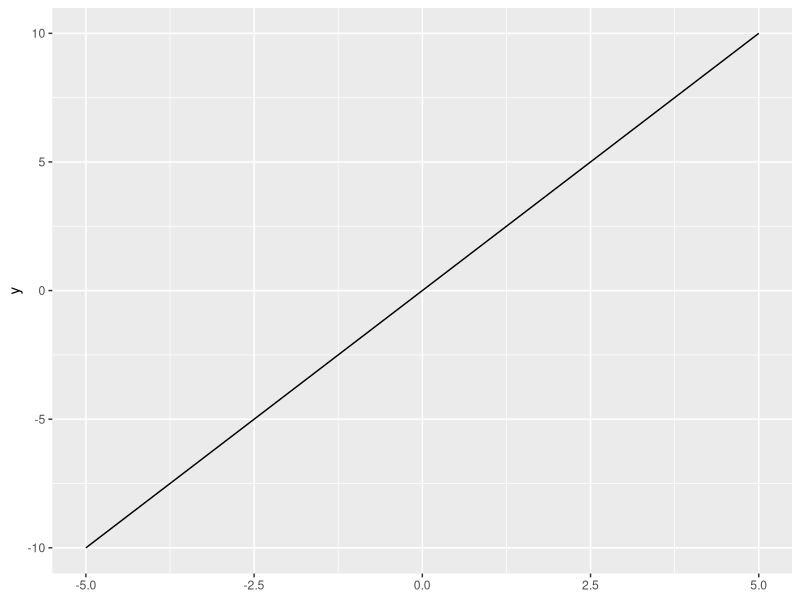
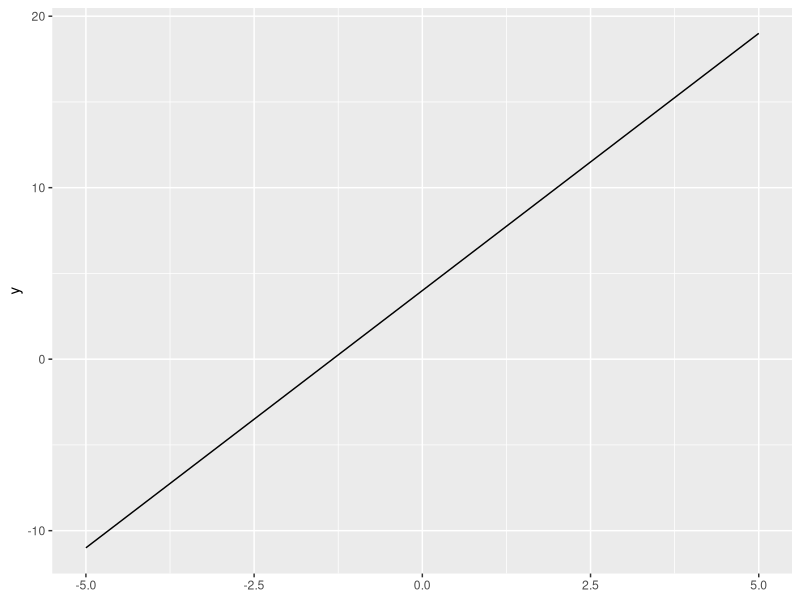
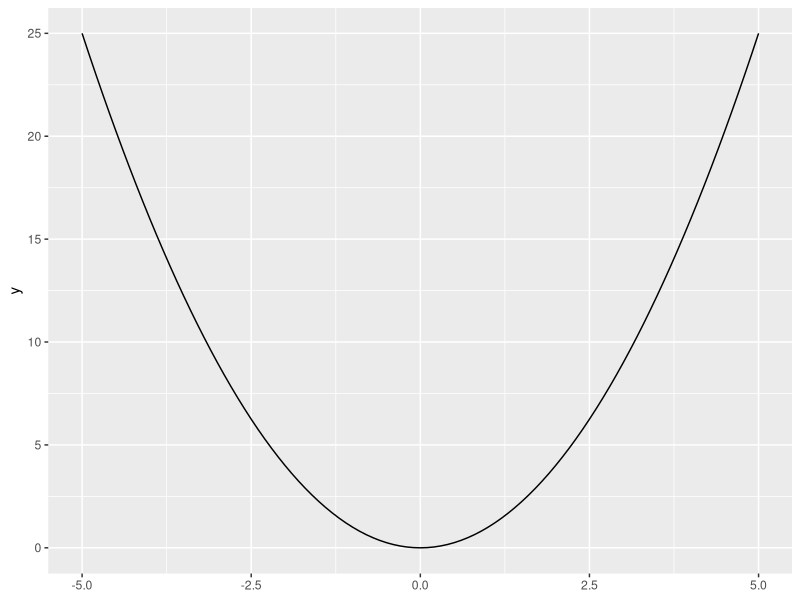
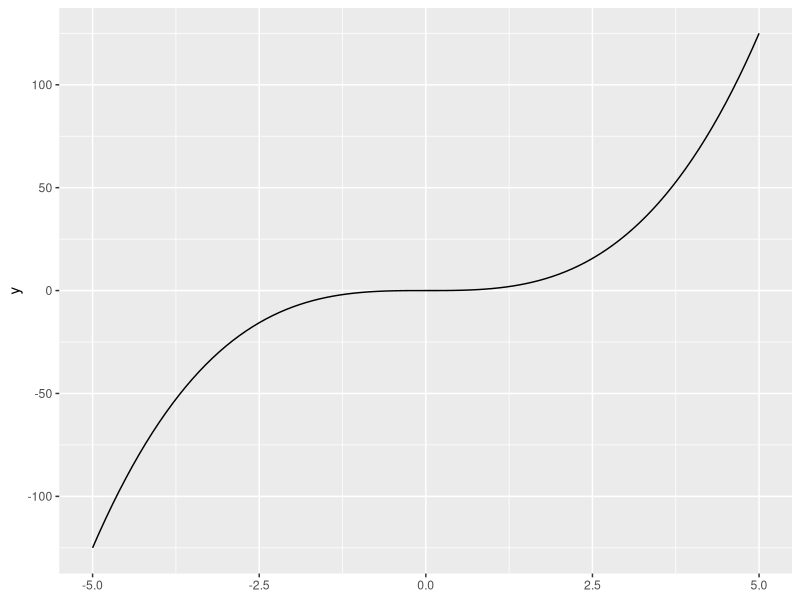
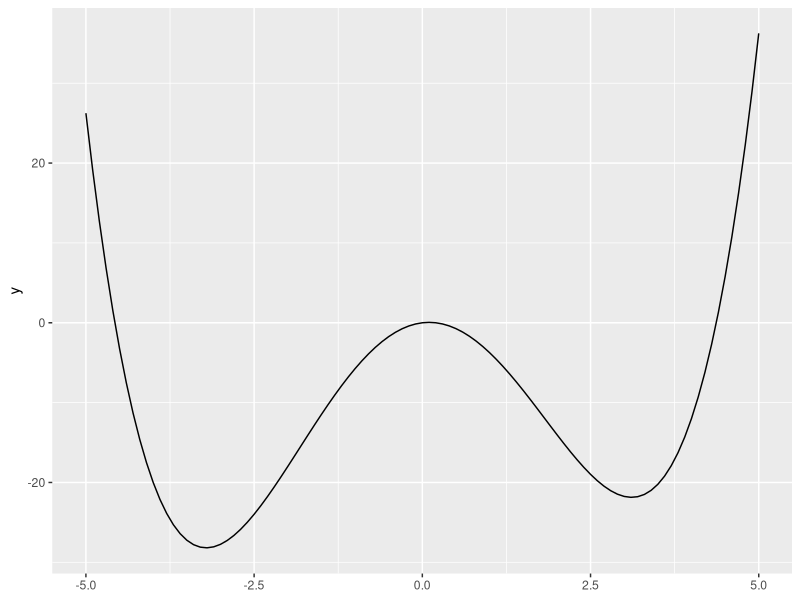
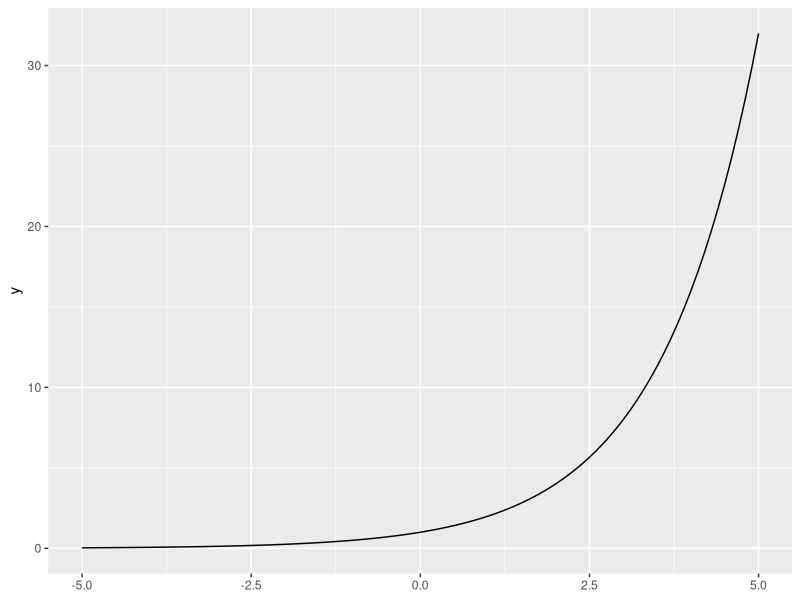
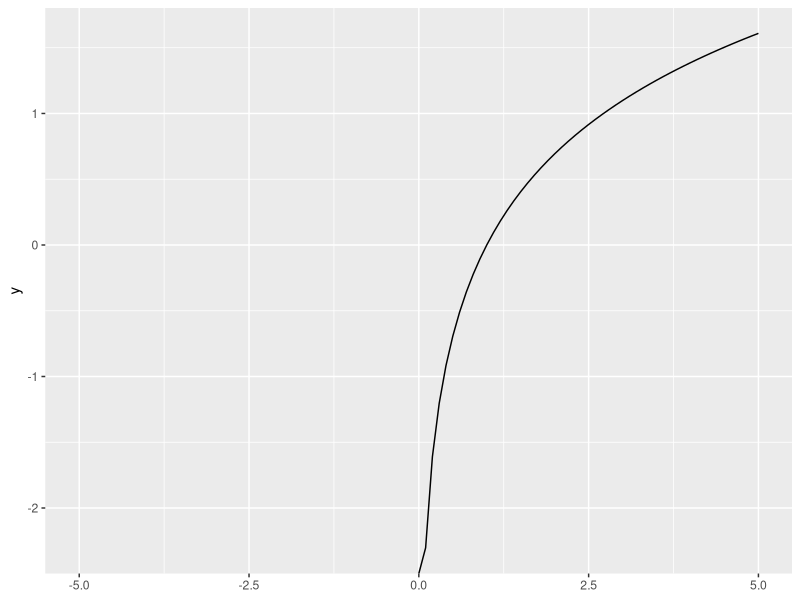
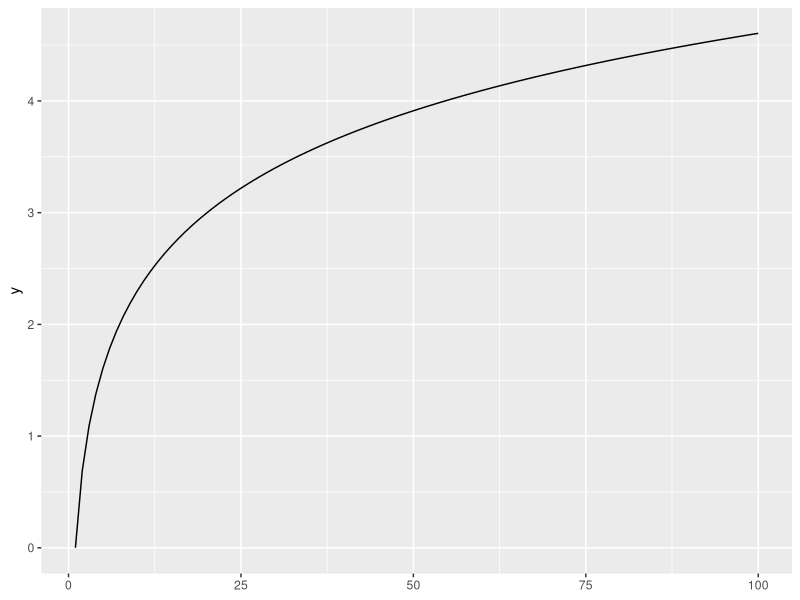

Reproduce these figures in R, in order.
## ---- chunk 1
mult_by_two <- function(x){x * 2}
## ---- chunk 2
mult_by_two(x = 5) # we can also omit the argument name (x =)
## ---- chunk 3
mult_by_two(1:10)
## ---- chunk 4
calc_circle_area <- function(r){
    pi * r ^ 2
}
calc_circle_area(r = 3)
## ---- chunk 5
mult_by <- function(x, mult){x * mult}
## ---- chunk 6
mult_by(x = 1:5, mult = 10)
## ---- chunk 7
mult_by(1:5, mult = 10)
## ---- chunk 8
mult_by(1:5, 10)
## ---- chunk 9
library(tidyverse)
## ---- chunk 10
ggplot() +
  stat_function(fun = mult_by_two, 
                xlim = c(-5, 5)) # domain over which we will plot the function
## ---- chunk 11
say_my_name <- function(my_name){paste("My name is", my_name)}
## ---- chunk 12
say_my_name("Inigo Montoya")
## ---- chunk 13
ggplot() +
  stat_function(fun = function(x){3 * x + 4}, # we don't need to create an object
                xlim = c(-5, 5)) 
## ---- chunk 14
ggplot() +
  stat_function(fun = function(x){x ^ 2},
                xlim = c(-5, 5)) 
## ---- chunk 15
ggplot() +
  stat_function(fun = function(x){x ^ 3},
                xlim = c(-5, 5)) 
## ---- chunk 16
ggplot() +
  stat_function(fun = function(x){1/4 * x ^ 4 - 5 * x ^ 2 + x},
                xlim = c(-5, 5)) 
## ---- chunk 17
ggplot() +
  stat_function(fun = function(x){2 ^ x},
                xlim = c(-5, 5)) 
## ---- chunk 18
log(100)
## ---- chunk 19
log(100, base = 10)
## ---- chunk 20
ggplot() +
  stat_function(fun = function(x){log(x)},
                xlim = c(-5, 5)) 
## ---- chunk 21
ggplot() +
  stat_function(fun = function(x){log(x)},
                xlim = c(1, 100)) 
## ---- chunk 22
f <- function(x){x ^ 2}
g <- function(x){x - 3}
## ---- chunk 23
f(g(5))
## ---- chunk 24
# compute g(5), THEN f() of that
g(5) |> f()
